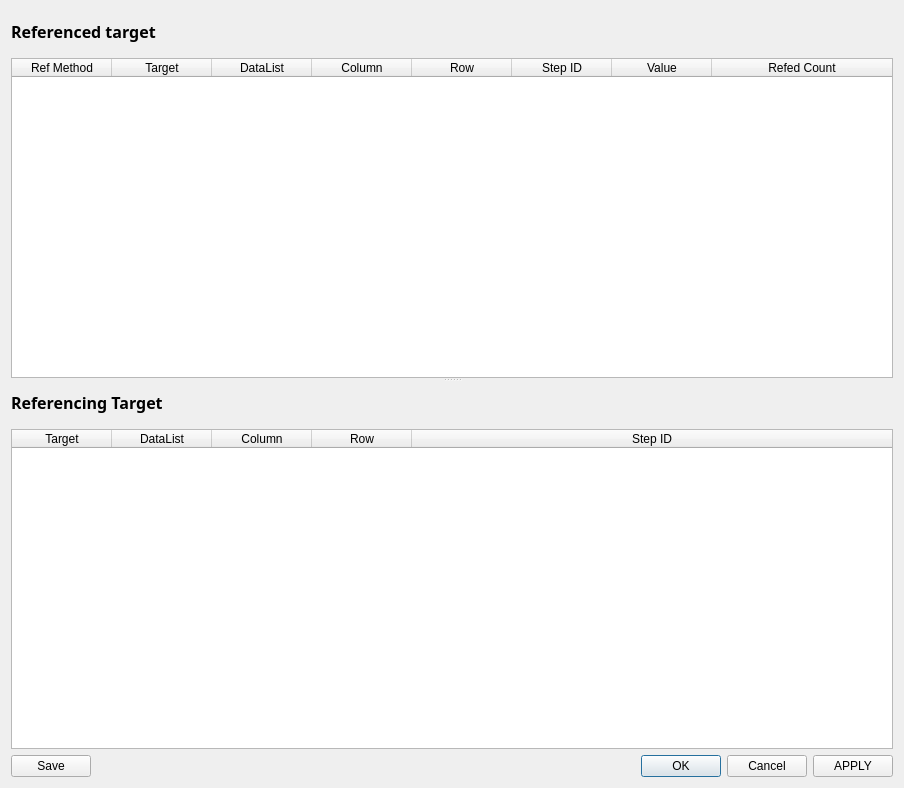
<?xml version="1.0" encoding="UTF-8"?>
<ui version="4.0">
 <class>Dialog</class>
 <widget class="QDialog" name="Dialog">
  <property name="geometry">
   <rect>
    <x>0</x>
    <y>0</y>
    <width>904</width>
    <height>788</height>
   </rect>
  </property>
  <property name="windowTitle">
   <string>Dialog</string>
  </property>
  <layout class="QGridLayout" name="gridLayout_5">
   <item row="0" column="0" colspan="3">
    <widget class="QSplitter" name="splitter">
     <property name="orientation">
      <enum>Qt::Vertical</enum>
     </property>
     <widget class="QWidget" name="layoutWidget">
      <layout class="QGridLayout" name="gridLayout_2">
       <item row="0" column="0">
        <layout class="QGridLayout" name="gridLayout">
         <item row="0" column="0">
          <widget class="QLabel" name="label_9">
           <property name="minimumSize">
            <size>
             <width>0</width>
             <height>41</height>
            </size>
           </property>
           <property name="maximumSize">
            <size>
             <width>16777215</width>
             <height>41</height>
            </size>
           </property>
           <property name="font">
            <font>
             <family>Agency FB</family>
             <pointsize>12</pointsize>
             <weight>75</weight>
             <bold>true</bold>
            </font>
           </property>
           <property name="text">
            <string>Referenced target</string>
           </property>
           <property name="scaledContents">
            <bool>false</bool>
           </property>
          </widget>
         </item>
         <item row="0" column="1">
          <spacer name="horizontalSpacer">
           <property name="orientation">
            <enum>Qt::Horizontal</enum>
           </property>
           <property name="sizeHint" stdset="0">
            <size>
             <width>40</width>
             <height>20</height>
            </size>
           </property>
          </spacer>
         </item>
        </layout>
       </item>
       <item row="1" column="0">
        <widget class="QTableWidget" name="tw_refedTarget">
         <property name="editTriggers">
          <set>QAbstractItemView::NoEditTriggers</set>
         </property>
         <property name="selectionMode">
          <enum>QAbstractItemView::SingleSelection</enum>
         </property>
         <property name="selectionBehavior">
          <enum>QAbstractItemView::SelectRows</enum>
         </property>
         <attribute name="horizontalHeaderVisible">
          <bool>true</bool>
         </attribute>
         <attribute name="horizontalHeaderHighlightSections">
          <bool>false</bool>
         </attribute>
         <attribute name="horizontalHeaderStretchLastSection">
          <bool>true</bool>
         </attribute>
         <column>
          <property name="text">
           <string>Ref Method</string>
          </property>
         </column>
         <column>
          <property name="text">
           <string>Target</string>
          </property>
         </column>
         <column>
          <property name="text">
           <string>DataList</string>
          </property>
         </column>
         <column>
          <property name="text">
           <string>Column</string>
          </property>
         </column>
         <column>
          <property name="text">
           <string>Row</string>
          </property>
         </column>
         <column>
          <property name="text">
           <string>Step ID</string>
          </property>
         </column>
         <column>
          <property name="text">
           <string>Value</string>
          </property>
         </column>
         <column>
          <property name="text">
           <string>Refed Count</string>
          </property>
         </column>
        </widget>
       </item>
      </layout>
     </widget>
     <widget class="QWidget" name="layoutWidget">
      <layout class="QGridLayout" name="gridLayout_4">
       <item row="0" column="0">
        <layout class="QGridLayout" name="gridLayout_3">
         <item row="0" column="1">
          <spacer name="horizontalSpacer_2">
           <property name="orientation">
            <enum>Qt::Horizontal</enum>
           </property>
           <property name="sizeHint" stdset="0">
            <size>
             <width>40</width>
             <height>20</height>
            </size>
           </property>
          </spacer>
         </item>
         <item row="0" column="0">
          <widget class="QLabel" name="label_8">
           <property name="minimumSize">
            <size>
             <width>0</width>
             <height>41</height>
            </size>
           </property>
           <property name="maximumSize">
            <size>
             <width>16777215</width>
             <height>41</height>
            </size>
           </property>
           <property name="font">
            <font>
             <family>Agency FB</family>
             <pointsize>12</pointsize>
             <weight>75</weight>
             <bold>true</bold>
            </font>
           </property>
           <property name="text">
            <string>Referencing Target</string>
           </property>
           <property name="scaledContents">
            <bool>false</bool>
           </property>
          </widget>
         </item>
        </layout>
       </item>
       <item row="1" column="0">
        <widget class="QTableWidget" name="tw_refTarget">
         <property name="editTriggers">
          <set>QAbstractItemView::NoEditTriggers</set>
         </property>
         <property name="selectionMode">
          <enum>QAbstractItemView::SingleSelection</enum>
         </property>
         <property name="selectionBehavior">
          <enum>QAbstractItemView::SelectRows</enum>
         </property>
         <attribute name="horizontalHeaderVisible">
          <bool>true</bool>
         </attribute>
         <attribute name="horizontalHeaderHighlightSections">
          <bool>false</bool>
         </attribute>
         <attribute name="horizontalHeaderStretchLastSection">
          <bool>true</bool>
         </attribute>
         <column>
          <property name="text">
           <string>Target</string>
          </property>
         </column>
         <column>
          <property name="text">
           <string>DataList</string>
          </property>
         </column>
         <column>
          <property name="text">
           <string>Column</string>
          </property>
         </column>
         <column>
          <property name="text">
           <string>Row</string>
          </property>
         </column>
         <column>
          <property name="text">
           <string>Step ID</string>
          </property>
         </column>
        </widget>
       </item>
      </layout>
     </widget>
    </widget>
   </item>
   <item row="1" column="0">
    <widget class="QPushButton" name="btn_save">
     <property name="sizePolicy">
      <sizepolicy hsizetype="Fixed" vsizetype="Fixed">
       <horstretch>0</horstretch>
       <verstretch>0</verstretch>
      </sizepolicy>
     </property>
     <property name="text">
      <string>Save</string>
     </property>
    </widget>
   </item>
   <item row="1" column="1">
    <widget class="QDialogButtonBox" name="buttonBox">
     <property name="orientation">
      <enum>Qt::Horizontal</enum>
     </property>
     <property name="standardButtons">
      <set>QDialogButtonBox::Cancel|QDialogButtonBox::Ok</set>
     </property>
    </widget>
   </item>
   <item row="1" column="2">
    <widget class="QPushButton" name="btn_apply">
     <property name="sizePolicy">
      <sizepolicy hsizetype="Fixed" vsizetype="Fixed">
       <horstretch>0</horstretch>
       <verstretch>0</verstretch>
      </sizepolicy>
     </property>
     <property name="text">
      <string>APPLY</string>
     </property>
    </widget>
   </item>
  </layout>
 </widget>
 <resources/>
 <connections>
  <connection>
   <sender>buttonBox</sender>
   <signal>accepted()</signal>
   <receiver>Dialog</receiver>
   <slot>accept()</slot>
   <hints>
    <hint type="sourcelabel">
     <x>248</x>
     <y>254</y>
    </hint>
    <hint type="destinationlabel">
     <x>157</x>
     <y>274</y>
    </hint>
   </hints>
  </connection>
  <connection>
   <sender>buttonBox</sender>
   <signal>rejected()</signal>
   <receiver>Dialog</receiver>
   <slot>reject()</slot>
   <hints>
    <hint type="sourcelabel">
     <x>316</x>
     <y>260</y>
    </hint>
    <hint type="destinationlabel">
     <x>286</x>
     <y>274</y>
    </hint>
   </hints>
  </connection>
 </connections>
</ui>
